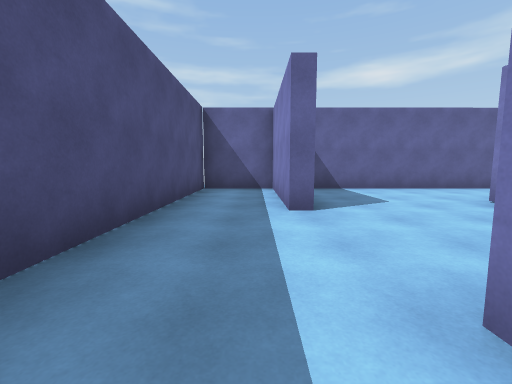
[1] (above)

20 first-person views from a walk through a scene from a Unity 3-D project. The camera is 1.3 m above the floor, tilts 6° down and sees 90° across. The floor is counted in squares, 2.31 m on a side. Each view is taken from the middle of a square. On the plan, view 1 faces up. The plan holds only what a view shows up to about 9 squares ahead; the rest is blank. The player is left out.

[2]
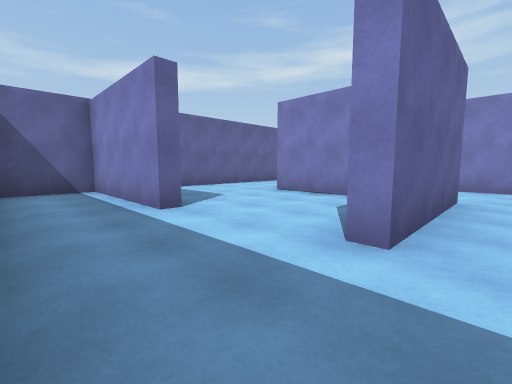

[3]
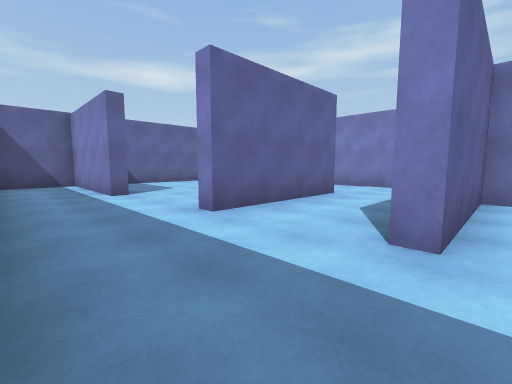

[4]
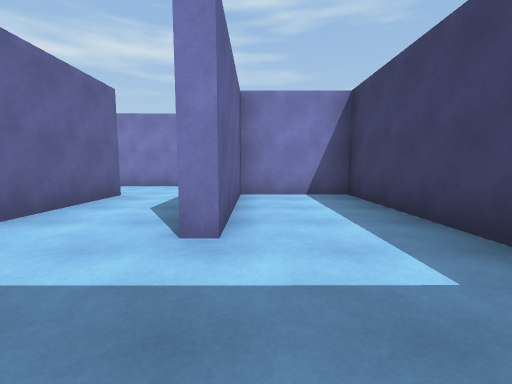

[5]
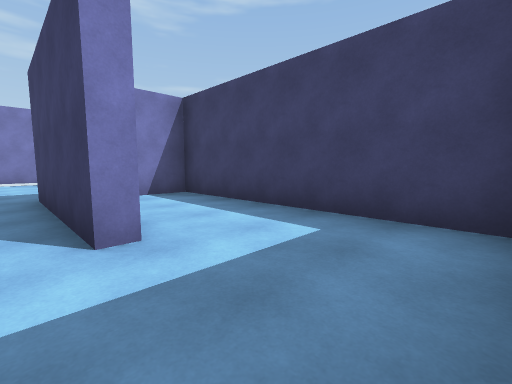

[6]
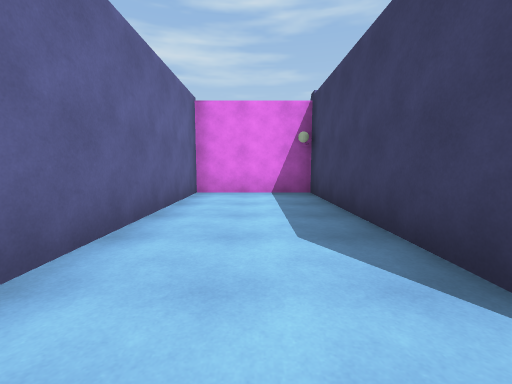

[7]
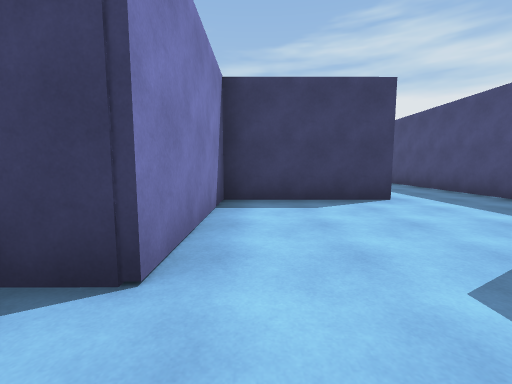

[8]
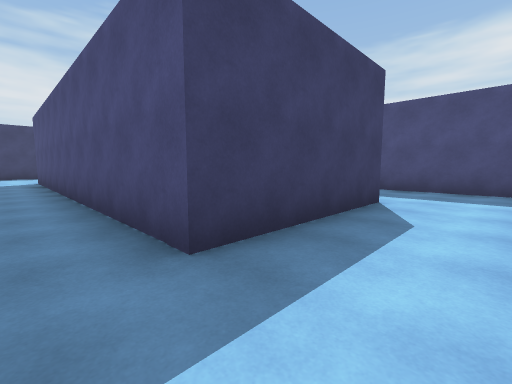

[9]
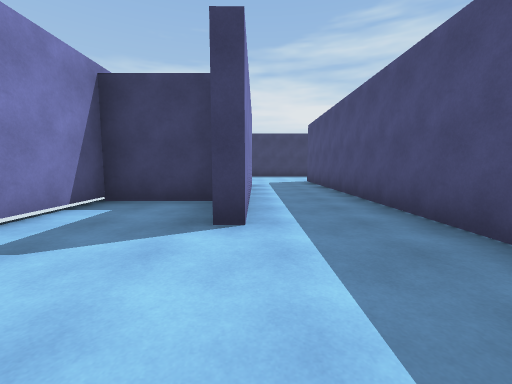

[10]
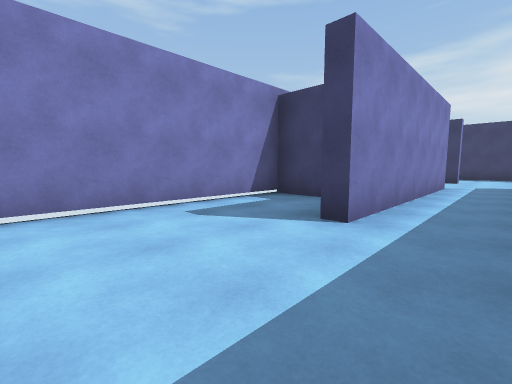

[11]
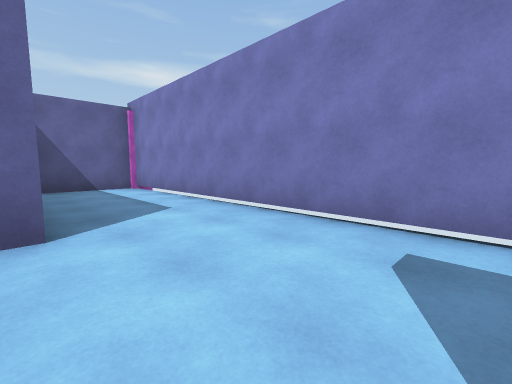

[12]
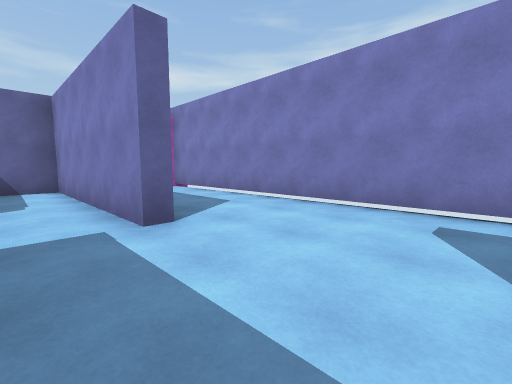

[13]
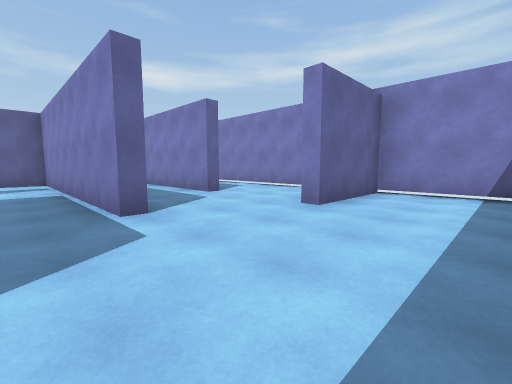

[14]
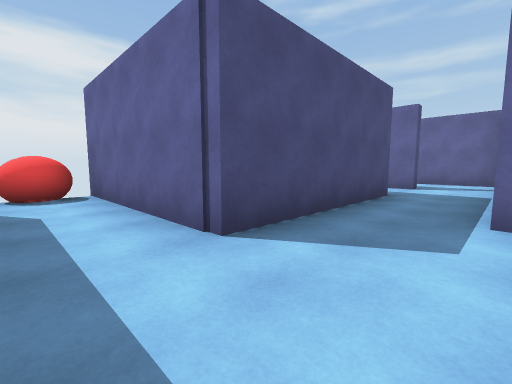

[15]
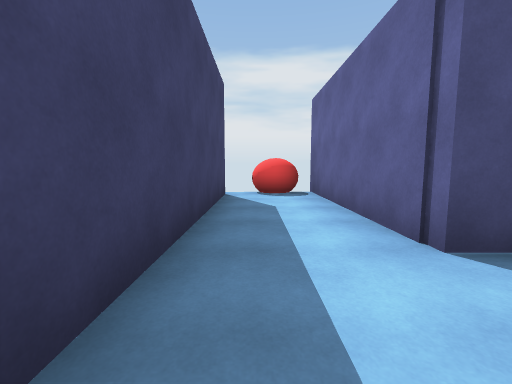

[16]
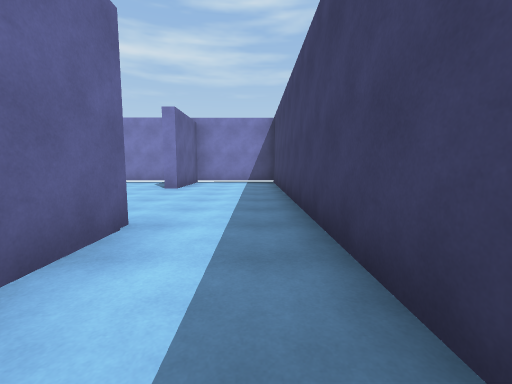

[17]
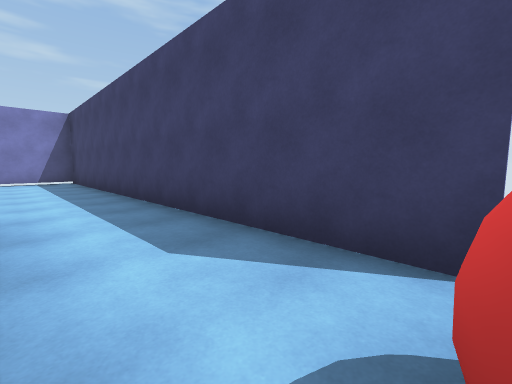

[18]
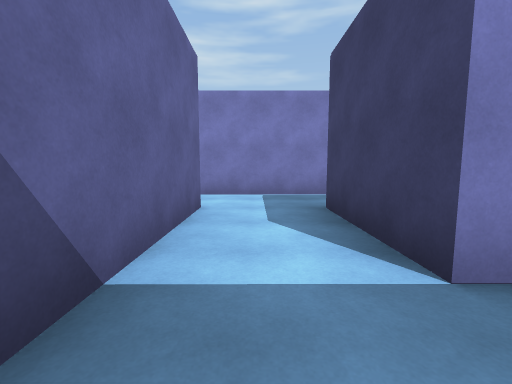

[19]
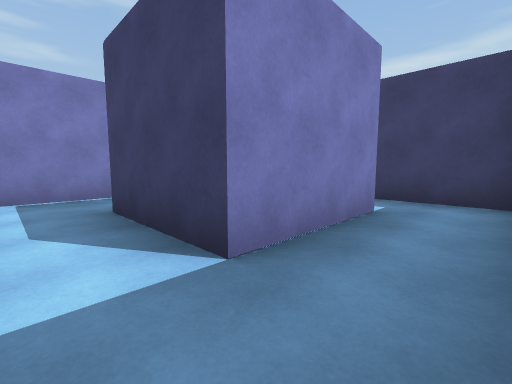

[20]
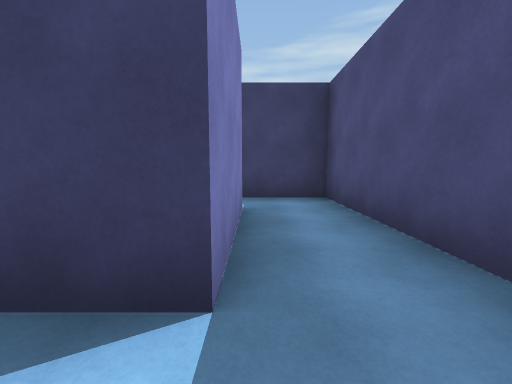

### Floor plan
Points are (right, up) in squares from view 1. A wall is a line through its corners. A room is listed if a view was taken in it or the views show most of it. See-through windows are left out.
Room 1 (views 1, 2, 5, 8)
walls: (0.9, -1.4) (4.2, -1.4); (3.9, 0.5) (0.8, 0.5); (-1.2, 1.5) (-1.2, -1.5); (5.9, -0.7) (5.8, 3.6) (4.9, 3.6)
ways out: opening at (-0.5, -1) to room 2; opening at (5, -1) to room 4; opening at (-0.5, 1) to room 8
Room 2 (views 3, 4)
walls: (-1.2, -1.5) (-1.2, -3); (-1.1, -3.8) (3.9, -3.8) (3.9, -1.7) (0.9, -1.7)
ways out: opening at (-0.5, -1) to room 1
Room 3 (views 6, 7)
walls: (3.5, 3.9) (8.3, 3.9) (8.3, 6.2) (1.4, 6.2)
ways out: opening at (2.5, 4) to room 9
Room 4 (views 9, 10, 11, 12)
walls: (4.2, -1.4) (4.2, -8.5); (6.7, -5) (8.4, -5) (8.3, 3.6) (6.5, 3.6); (6, -8.6) (5.9, -3.4) (6.5, -3.4)
ways out: opening at (5, -1) to room 1; opening at (5, -8) to room 5
Room 5 (views 13, 14, 15, 16, 17)
walls: (4.2, -8.5) (4.2, -10) (3.9, -10); (2.4, -10.6) (2.4, -11.8) (-1.2, -11.8); (8.4, -10) (8.4, -5.8); (-1.1, -13.6) (8.4, -13.6) (8.4, -11.1) (6, -11.1) (6, -10.8) (6.5, -10.8)
ways out: opening at (5, -8) to room 4; opening at (3, -11) to room 7
objects: other object (-2, -13) to (-1, -12)
Room 6 (views 18, 19)
walls: (-1.2, -8.2) (-1.2, -11.4) (0.7, -11.4); (0.2, -10.3) (0.2, -7.9)
ways out: opening at (0, -7) to room 7
Room 7 (view 20)
walls: (2.5, -6.3) (-0.4, -6.3); (3.9, -10) (3.9, -6.6); (0.2, -7.9) (2.4, -7.9) (2.4, -10.6)
ways out: opening at (3, -11) to room 5; opening at (0, -7) to room 6; opening at (3, -6)
Room 8 (no view inside)
walls: (0.4, 3.1) (0.4, 6.2) (-1.3, 6.2) (-1.2, 1.5)
ways out: opening at (-0.5, 1) to room 1; opening at (1, 2.5) to room 9
Room 9 (no view inside)
walls: (0.8, 0.8) (3.5, 0.9) (3.5, 3.9)
ways out: opening at (2.5, 4) to room 3; opening at (1, 2.5) to room 8

Where each view was taken, in squares from view 1:
view 1: 0 up, 0 right, facing up
view 2: 0 up, 1 left, facing up-right
view 3: 2 down, 1 left, facing up-right
view 4: 2 down, 1 left, facing right
view 5: 1 down, 1 left, facing down-right
view 6: 5 up, 3 right, facing right
view 7: 5 up, 3 right, facing down
view 8: 0 up, 5 right, facing down-left
view 9: 1 down, 6 right, facing down
view 10: 1 down, 5 right, facing down-right
view 11: 3 down, 6 right, facing up-right
view 12: 3 down, 5 right, facing up-right
view 13: 13 down, 3 right, facing up-right
view 14: 13 down, 4 right, facing up-left
view 15: 13 down, 4 right, facing left
view 16: 13 down, 0 right, facing right
view 17: 12 down, 1 left, facing down-right
view 18: 7 down, 1 left, facing right
view 19: 7 down, 1 left, facing down-right
view 20: 7 down, 0 right, facing down
